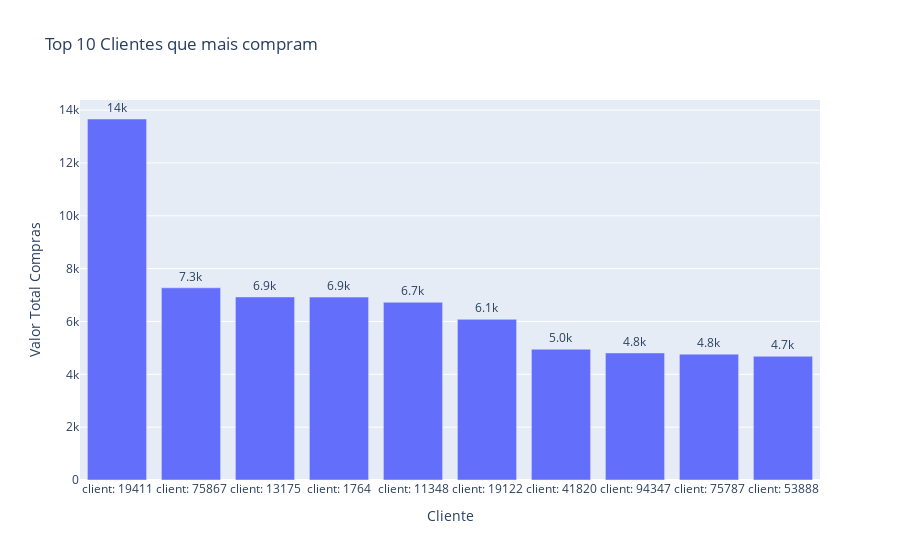

Notebook code cell kept with this figure:
### Markdown cell above
---
Esta consulta retorna um **ranking dos 10 clientes com maior volume financeiro de compras**, exibindo na primeira coluna a identificação do cliente formatada com o prefixo "client: " concatenado à sua chave (`customer_sk`) e na segunda coluna o somatório total do valor dos produtos mais o frete gastos por cada um, ordenados de forma decrescente para destacar os maiores consumidores da base.

### Code cell
consulta = """
select 'client: ' || dc.customer_sk     as cliente
     , sum(fs.price + fs.freight_value) as valor_total_compras
  from fact_sales fs
  join dim_customer dc on fs.customer_sk = dc.customer_sk
 group by dc.customer_sk
 order by valor_total_compras desc
 limit 10;
"""
df = pd.read_sql(sql=text(consulta), con=cn.get_engine())
print(df.head())

gg.gerar_grafico_sql( codigo_sql         = consulta
                    , coluna_x           = 'cliente'
                    , coluna_y           = 'valor_total_compras'
                    , rotulo_valor       = 'Valor Total Compras'
                    , titulo_grafico     = 'Top 10 Clientes que mais compram'
                    , tipo_grafico       = 'Barras'
                    , nome_arquivo_saida = '../visualizacoes/grafico_top10_clientes.png'
                    , conexao            =  cn.get_engine()
                     )

### Figure 1 — Plotly figure (JSON) as saved in the notebook; plotly's stock layout.template omitted (floating-point values rounded to 4 significant figures)
{"data": [{"hovertemplate": "Cliente=%{x}<br>Valor Total Compras=%{text}<extra></extra>", "legendgroup": "", "marker": {"color": "#636efa", "pattern": {"shape": ""}}, "name": "", "orientation": "v", "showlegend": false, "text": [13660.0, 7275.0, 6929.0, 6922.0, 6727.0, 6082.0, 4950.0, 4809.0, 4764.0, 4682.0], "textposition": "outside", "texttemplate": "%{text:.2s}", "type": "bar", "x": ["client: 19411", "client: 75867", "client: 13175", "client: 1764", "client: 11348", "client: 19122", "client: 41820", "client: 94347", "client: 75787", "client: 53888"], "xaxis": "x", "y": [13660.0, 7275.0, 6929.0, 6922.0, 6727.0, 6082.0, 4950.0, 4809.0, 4764.0, 4682.0], "yaxis": "y"}], "layout": {"autosize": true, "barmode": "relative", "legend": {"tracegroupgap": 0}, "title": {"text": "Top 10 Clientes que mais compram"}, "xaxis": {"anchor": "y", "autorange": true, "domain": [0, 1], "range": [-0.5, 9.5], "title": {"text": "Cliente"}, "type": "category"}, "yaxis": {"anchor": "x", "autorange": true, "domain": [0, 1], "range": [0, 14380.0], "title": {"text": "Valor Total Compras"}, "type": "linear"}}}
